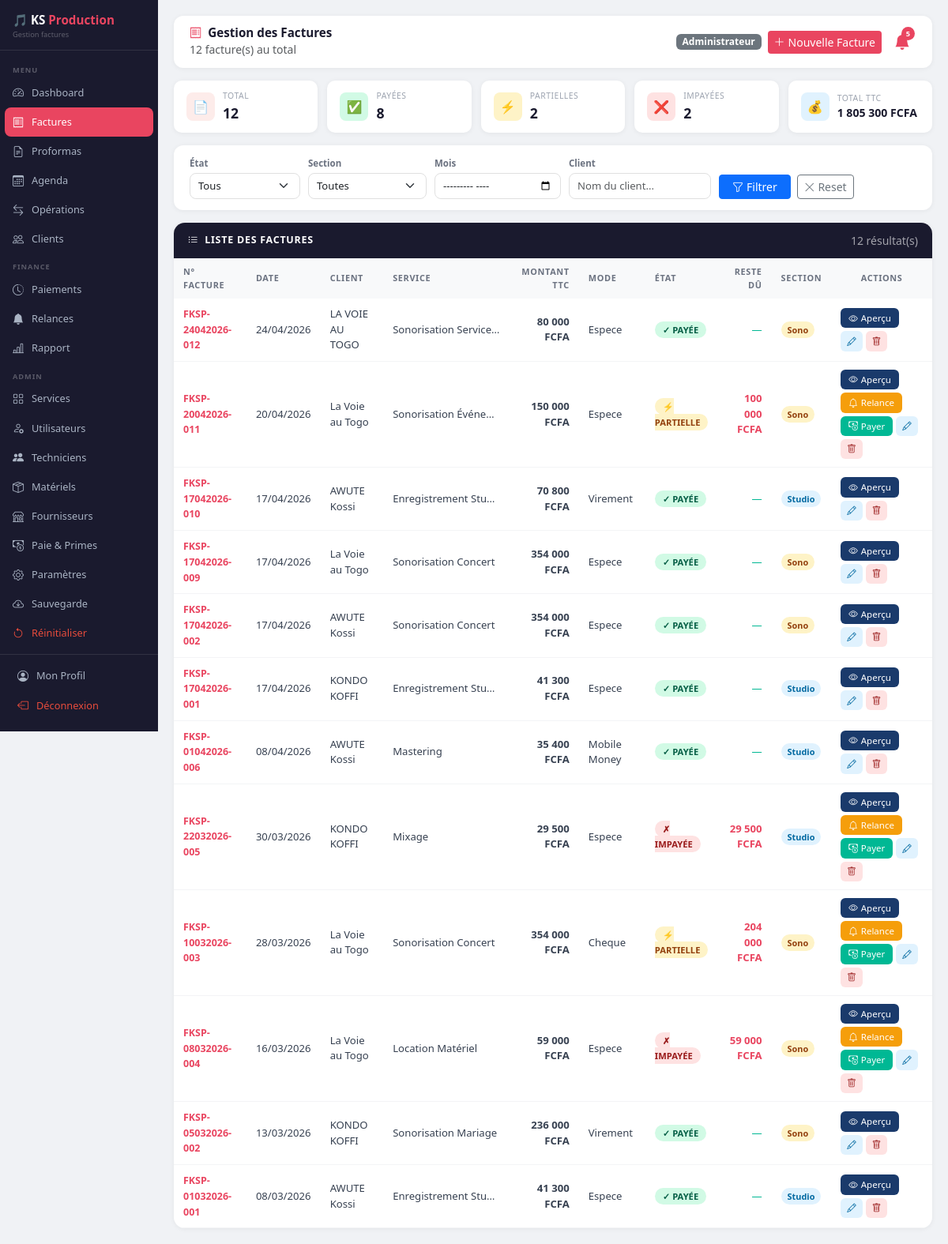
The page /factures (signed in) on the database as committed earlier.
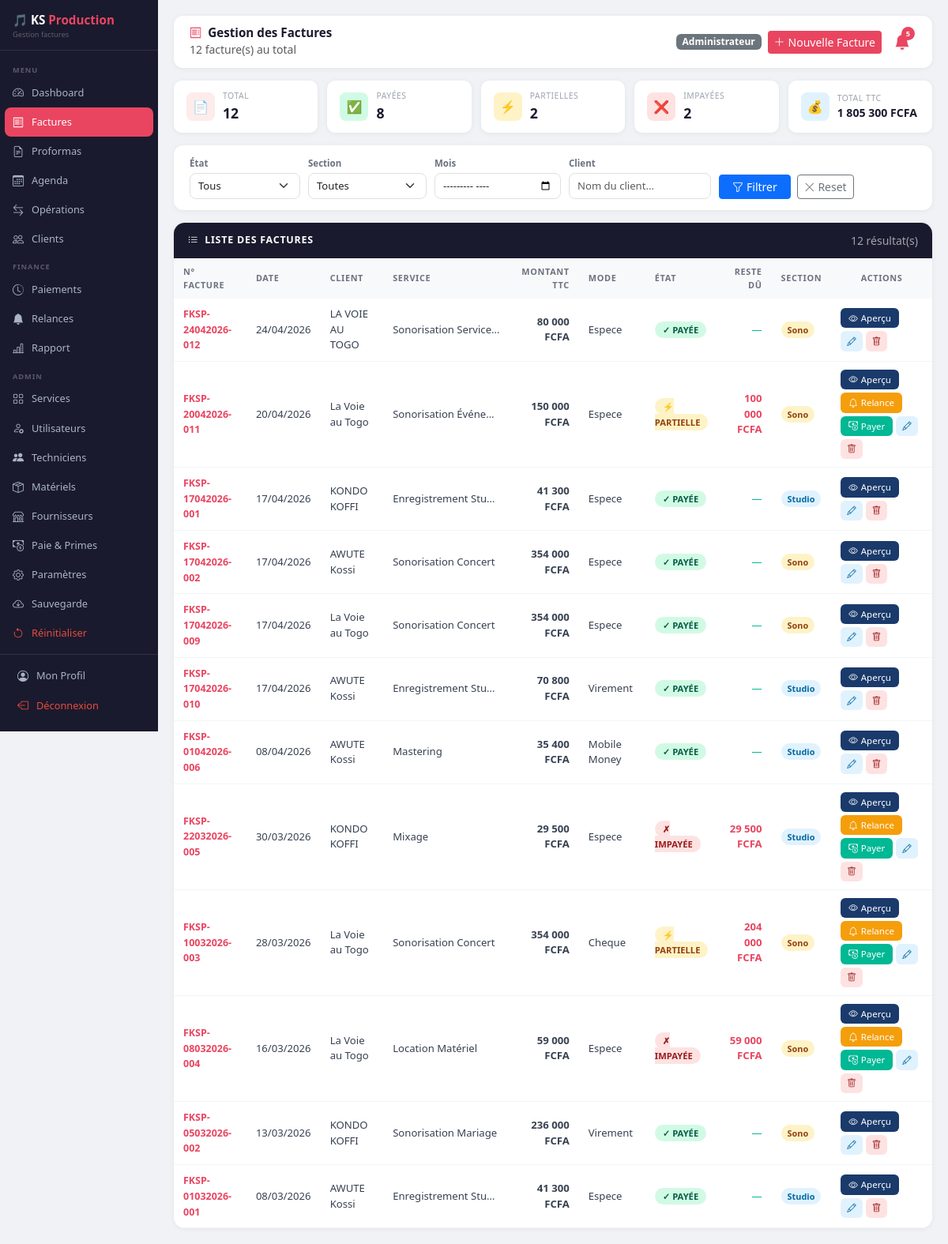
The same page on the database as committed later.
### database.py (models this page shows)
class Facture(db.Model):
    __tablename__  = 'factures'
    id             = db.Column(db.Integer, primary_key=True)
    numero         = db.Column(db.String(30), unique=True, nullable=False)
    date           = db.Column(db.DateTime, default=datetime.now)
    nom_client     = db.Column(db.String(100), nullable=False)
    service        = db.Column(db.String(200), nullable=False)
    montant_ttc    = db.Column(db.Float, nullable=False)
    mode_paiement  = db.Column(db.String(50))
    etat_paiement  = db.Column(db.String(20), default='Non Payer')
    type_operation = db.Column(db.String(20), default='Recettes')
    categorie      = db.Column(db.String(20), default='Facture')
    section        = db.Column(db.String(50))
    cree_par       = db.Column(db.String(50))
    montant_paye   = db.Column(db.Float, default=0)
    reste_du       = db.Column(db.Float, default=0)

### app.py (the view)
@app.route('/factures')
def liste_factures():
    if 'username' not in session:
        return redirect(url_for('login'))
    from sqlalchemy import func
    filtre_etat    = request.args.get('etat', '')
    filtre_section = request.args.get('section', '')
    filtre_mois    = request.args.get('mois', '')
    filtre_client  = request.args.get('client', '')
    toutes = Facture.query.filter(Facture.type_operation != 'Proforma')                          .order_by(Facture.date.desc()).all()
    factures = toutes
    if filtre_etat:    factures = [f for f in factures if f.etat_paiement == filtre_etat]
    if filtre_section: factures = [f for f in factures if f.section == filtre_section]
    if filtre_client:  factures = [f for f in factures if filtre_client.lower() in (f.nom_client or '').lower()]
    total_ttc = sum(f.montant_ttc for f in factures)
    return render_template('factures.html',
        username=session['username'], role=session['role'],
        factures=factures, nb_factures=len(factures),
        nb_payees=sum(1 for f in toutes if f.etat_paiement == 'Payer'),
        nb_partielles=sum(1 for f in toutes if f.etat_paiement == 'Partiel'),
        nb_impayees=sum(1 for f in toutes if f.etat_paiement == 'Non Payer'),
        total_ttc=f"{total_ttc:,.0f}".replace(',', ' '),
        filtre_etat=filtre_etat, filtre_section=filtre_section,
        filtre_mois=filtre_mois, filtre_client=filtre_client,
        clients=Client.query.all(),
        services_list=Service.query.filter_by(actif=True).order_by(Service.section, Service.libelle).all(),
        numero_auto=generer_numero_facture('FKSP'),
    )

### app.py (called while the page is built)
def generer_numero_facture(prefix='FKSP'):
    now      = datetime.now()
    date_str = now.strftime('%d%m%Y')
    annee    = now.strftime('%Y')
    nb = Facture.query.filter(
        Facture.numero.like(f'{prefix}-____{annee}-%')
    ).count() + 1
    numero = f"{prefix}-{date_str}-{nb:03d}"
    while Facture.query.filter_by(numero=numero).first():
        nb += 1
        numero = f"{prefix}-{date_str}-{nb:03d}"
    return numero

### templates/factures.html (shortened to what the changed rows need)
<!DOCTYPE html>
<html lang="fr">
<head>
    <link href="https://cdn.jsdelivr.net/npm/bootstrap@5.3.0/dist/css/bootstrap.min.css" rel="stylesheet">
    <link href="https://cdn.jsdelivr.net/npm/bootstrap-icons@1.10.5/font/bootstrap-icons.css" rel="stylesheet">
</head>
<body>
<div class="main-content">
    <div class="table-card">
        <div class="table-responsive">
            <table class="fac-table">
                <thead>
                    <tr>
                        <th>N° Facture</th><th>Date</th><th>Client</th><th>Service</th>
                        <th class="text-end">Montant TTC</th><th>Mode</th><th>État</th>
                        <th class="text-end">Reste dû</th><th>Section</th><th class="text-center">Actions</th>
                    </tr>
                </thead>
                <tbody>
                    {% for f in factures %}
                    <tr>
                        <td><strong style="color:var(--ks-accent); font-size:.78rem;">{{ f.numero }}</strong></td>
                        <td>{{ f.date.strftime('%d/%m/%Y') }}</td>
                        <td>{{ f.nom_client }}</td>
                        <td style="max-width:160px; white-space:nowrap; overflow:hidden; text-overflow:ellipsis;">{{ f.service }}</td>
                        <td class="text-end fw-bold">{{ "{:,.0f}".format(f.montant_ttc).replace(',', ' ') }} FCFA</td>
                        <td>{{ f.mode_paiement }}</td>
                        <td>
                            {% if f.etat_paiement == 'Payer' %}<span class="badge-payee">✓ PAYÉE</span>
                            {% elif f.etat_paiement == 'Partiel' %}<span class="badge-partielle">⚡ PARTIELLE</span>
                            {% else %}<span class="badge-impayee">✗ IMPAYÉE</span>{% endif %}
                        </td>
                        <td class="text-end">
                            {% if f.reste_du > 0 %}<span style="color:var(--ks-accent); font-weight:700;">{{ "{:,.0f}".format(f.reste_du).replace(',', ' ') }} FCFA</span>
                            {% else %}<span style="color:var(--ks-green);">—</span>{% endif %}
                        </td>
                        <td>
                            {% if f.section == 'Studio' %}<span class="badge-studio">Studio</span>
                            {% elif f.section == 'Sonorisation' %}<span class="badge-sono">Sono</span>
                            {% else %}{{ f.section or '—' }}{% endif %}
                        </td>
                        <td>
                            <div class="actions-wrap">
                                <a href="/factures/apercu/{{ f.id }}" target="_blank" class="btn-apercu"><i class="bi bi-eye"></i> Aperçu</a>
                                {% if f.etat_paiement != 'Payer' %}
                                <a href="/relances/pdf/{{ f.id }}" target="_blank"
                                   class="btn-apercu" style="background:#f59e0b;">
                                    <i class="bi bi-bell"></i> Relance
                                </a>
                                {% endif %}
                                {% if f.etat_paiement != 'Payer' and role != 'Lecture seule' %}
                                <a href="/factures/paiement/{{ f.id }}" class="btn-payer"><i class="bi bi-cash-coin"></i> Payer</a>
                                {% endif %}
                                {% if role != 'Lecture seule' %}
                                <button class="btn-edit" data-bs-toggle="modal" data-bs-target="#modalModifier"
                                        onclick="ouvrirModifier({{ f.id }}, '{{ f.nom_client }}', '{{ f.service }}', {{ f.montant_ttc }}, '{{ f.mode_paiement }}', '{{ f.etat_paiement }}', '{{ f.section }}')">
                                    <i class="bi bi-pencil"></i>
                                </button>
                                {% endif %}
                                {% if role == 'Administrateur' %}
                                <form method="POST" action="/factures/supprimer/{{ f.id }}" style="display:inline;"
                                      onsubmit="return confirm('Supprimer la facture {{ f.numero }} ?')">
                                    <button type="submit" class="btn-del"><i class="bi bi-trash"></i></button>
                                </form>
                                {% endif %}
                            </div>
                        </td>
                    </tr>
                    {% else %}
                    <tr><td colspan="10" class="empty-td">
                        <i class="bi bi-inbox" style="font-size:2rem; display:block; margin-bottom:8px;"></i>Aucune facture trouvée
                    </td></tr>
                    {% endfor %}
                </tbody>
            </table>
        </div>
    </div>
</div>
</body>
</html>

Rows that differ between the two databases and show on the page:
changed Facture "FKSP-17042026-001": moves up the list
changed Facture "FKSP-17042026-002": moves up the list
changed Facture "FKSP-17042026-009": moves down the list
